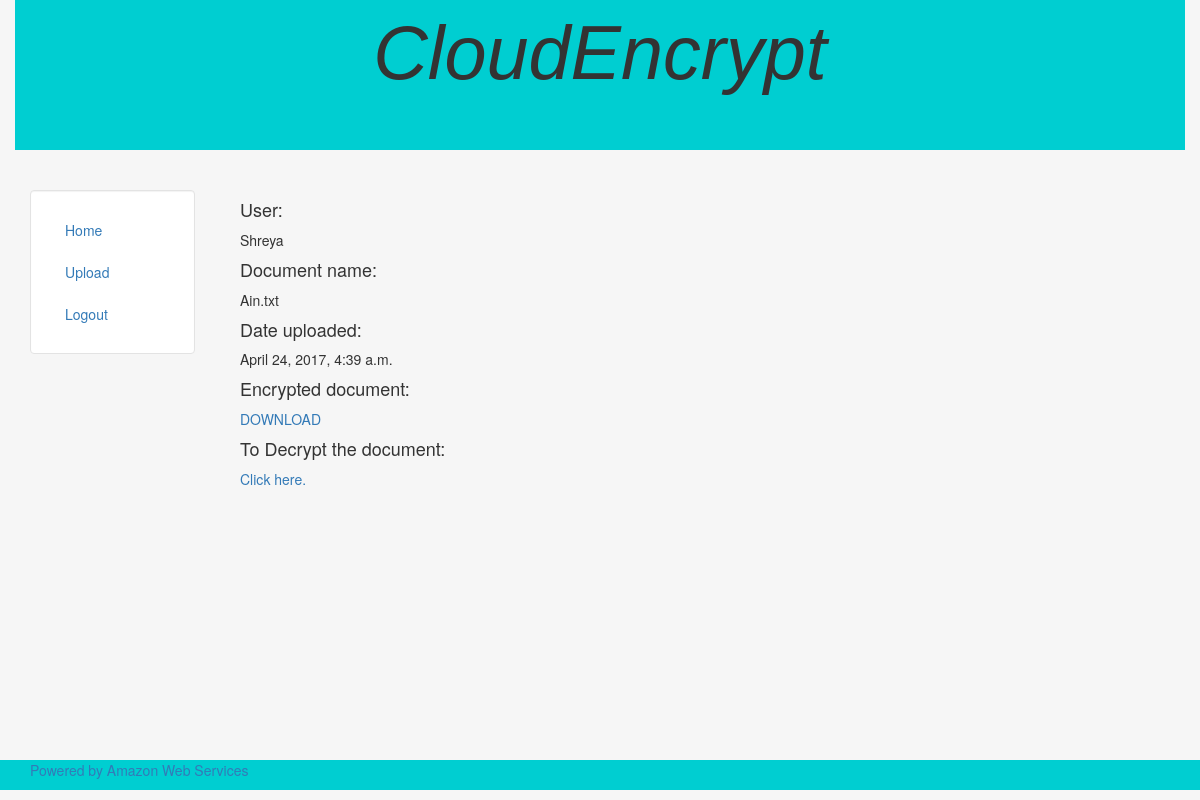
/page/91ade1fa-65ab-448b-8b0d-0467340348e3/, run on the app's committed database.
### signup/models.py (models this page shows, shortened)
class Document(models.Model):
    user = models.ForeignKey(User, verbose_name=_('user'))
    name = models.CharField(_("Title"), max_length=100)
    uuid = models.CharField(_('Unique Identifier'), max_length=36)
    document_url = models.URLField(_("Document_Url"))
    date_uploaded = models.DateTimeField()
    key1 = models.CharField(_("key1"),max_length=300)
    key2 = models.CharField(_("key2"),max_length=300)
    key3 = models.CharField(_("key3"),max_length=300)
    size1= models.IntegerField()
    size2= models.IntegerField()
    size3= models.IntegerField()
    class Meta:
        verbose_name = _('document')
        verbose_name_plural = _('documents')

### signup/views.py (the view)
# urls.py: url(r'^(?P<uuid>[a-f0-9]{8}-[a-f0-9]{4}-[a-f0-9]{4}-[a-f0-9]{4}-[a-f0-9]{12})/$', views.doc_detail, name='detail'),
def doc_detail(request, uuid):
    doc=Document.objects.get(uuid=uuid)
    return render(request,'signup/detail.html',{'docs': doc})

### signup/templates/signup/detail.html
{% extends "main/header.html" %}
{% block side %}
{% include "signup/includes/sidebar.html" %}
{% endblock %}
{% block content %}
    <h4>User:</h4>
    <p>{{docs.user}}</p>
    <h4>Document name:</h4>
    <p>{{docs.name}}</p>
    <h4>Date uploaded:</h4>
    <p>{{docs.date_uploaded}}</p>
    <h4>Encrypted document:</h4>
    <a href="{{docs.document_url}}">DOWNLOAD</a>
    <h4>To Decrypt the document:</h4>
    <a href="/page/{{docs.uuid}}/decrypt/">Click here.</a>
{% endblock %}

### main/templates/main/header.html (style rules this page uses)
html, body { height:100% }

### data on the page
Document: user "Shreya", name "Ain.txt", date_uploaded "April 24, 2017, 4:39 a.m."
